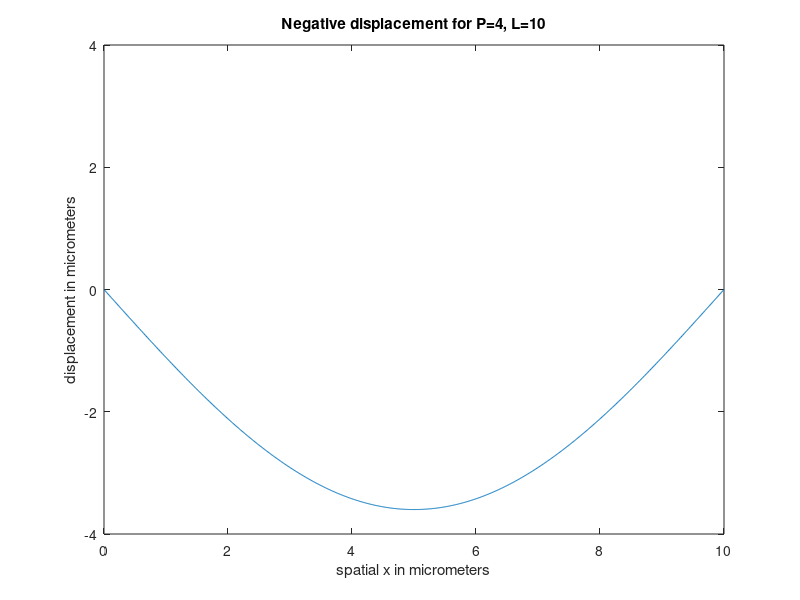

The MATLAB script that drew this image:
% Spinning off from calculating the seperable solution to the wave eq.
% satisfies BCs of u(0, t) = u(l, t) = 0

%% define variables for string
l = 10; %upper bound
c0 = 100; % wave speed
x = [0:0.01:l]; % points to evaluate on x
n = 1; %pick out eigen value
D = 1; %constant in wave equation
G = 0.9; %constant in wave equation
H = 0.2; %constant in wave equation

%% calculate lambda and define the function
lambda = ((n*pi)/l)^2;
wave = @(x, t) D*sin((n*pi*x)/l)*(G*cos((n*pi*c0*t)/l) + H*sin((n*pi*c0*t)/l));
for i=1:1000
    plot(x, wave(x, i/100)*-4*(cos((i/10)*pi)));
    title('Negative displacement for P=4, L=10')
    xlabel('spatial x in micrometers')
    ylabel('displacement in micrometers')
    ylim([-4, 4]);
    if i == 1
        pause
    end
    pause(0.05);
end